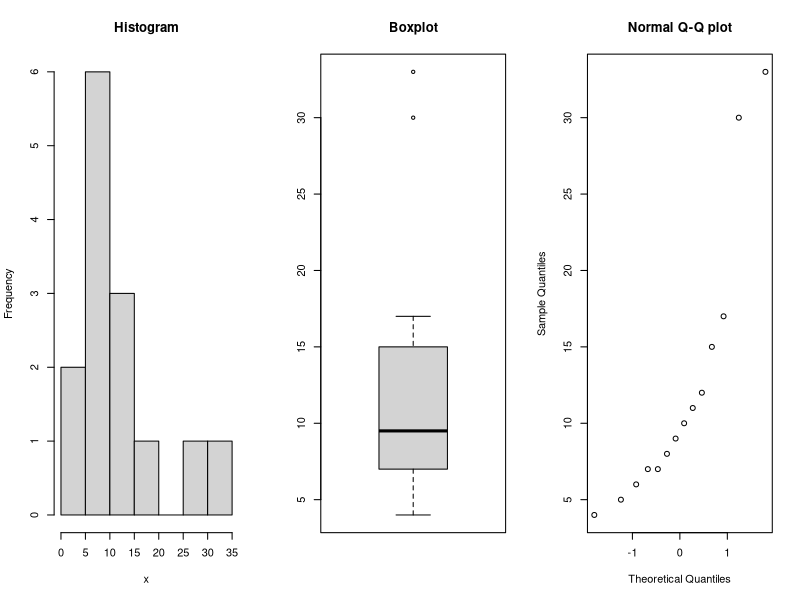

The R source for this figure:
# Managing missing values in data 

# 1. Identify the missing values in the data - We use the is.na()

x <- c(1, 2, NA, 4, 5, NA, NA, 8)
is.na(x)

# Count the missing values in the data 

sum(is.na(x))

## Remove the missing values in the data
## You can also decide to fill the missing values in the data

# basic data 
my_data <- data.frame(
  Name=c("John", "Alice", "John", "Eve"),
  Age = c(30, NA, 30, NA),
  City = c("New York", "San Fransisco", "New York", NA),
  Score = c(95, 88, 95, 92)
)

View(my_data)



# Remove  duplicates
clean_data <- unique(my_data)
View(clean_data)

# Checkinng the missing values in the data 
is.na(my_data)
sum(is.na(my_data))

clean_data <- na.omit(my_data) # removing the missing data using the na.omit()
View(clean_data)

# This can also be achieved by using the complete cases
clean_data2 <- my_data[complete.cases(my_data)]
View(clean_data2)
View(my_data)

# Replacing missing Values 
x
# Example replacing the missing value with a number , say 6
x[is.na(x)] <- 6
x

#Replacing the missng values with the mean
y <- c(2, 5, NA, 9, NA, 5)
mean_value <- mean(y, na.rm = TRUE)
mean_value
y[is.na(y)] <- mean_value
y


# Outlier detection 
install.packages("gridExtra")
library(gridExtra)
x <- c(10, 4, 6, 7, 17, 30, 12, 7, 8, 9, 11, 15, 33, 5)
# hist, Q-Q plot and the box plot 
par(mfrow = c(1, 3))
hist(x, main= "Histogram")
boxplot(x, main = "Boxplot")
qqnorm(x, main = "Normal Q-Q plot")
